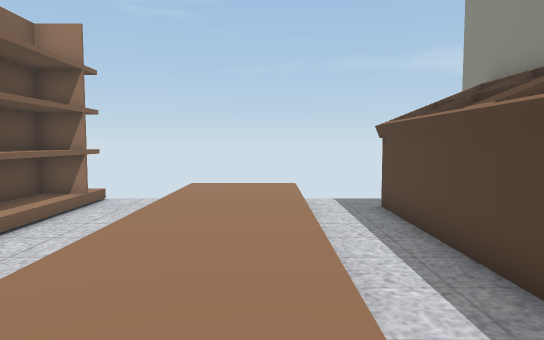
view 1 (above)

16 first-person views from a walk through a 3-D level made in the Unity game engine. The camera is 1.2 m above the floor, tilts 4° down and sees 70° across. The floor is counted in squares, 1 m on a side. Each view is taken from the middle of a square. On the plan, view 1 faces up. The plan holds only what a view shows up to about 15 squares ahead; the rest is blank.

view 2
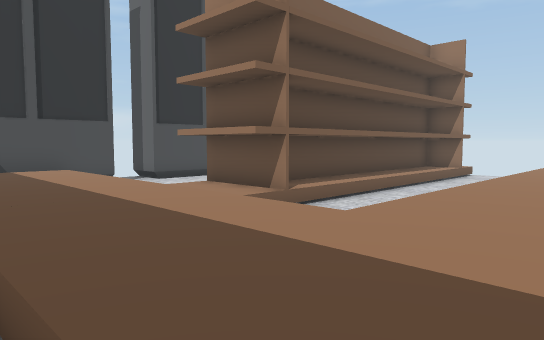

view 3
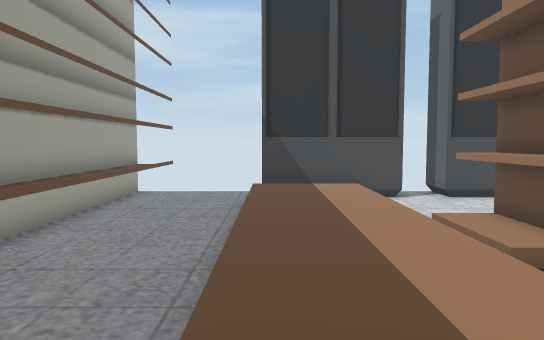

view 4
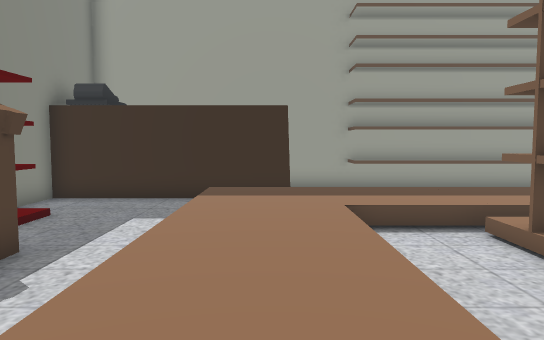

view 5
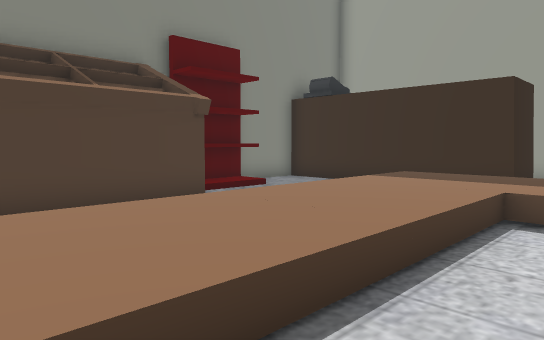

view 6
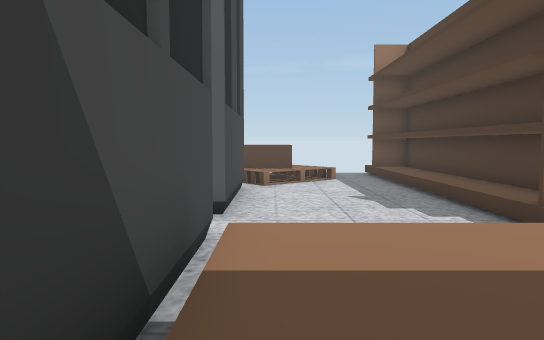

view 7
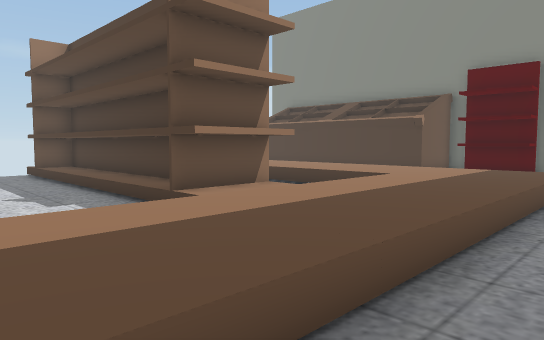

view 8
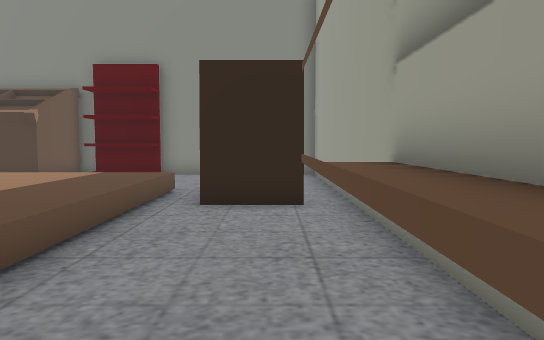

view 9
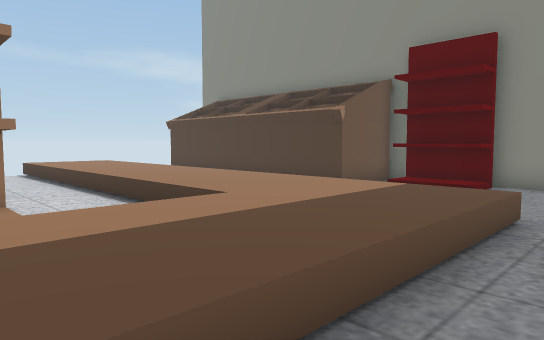

view 10
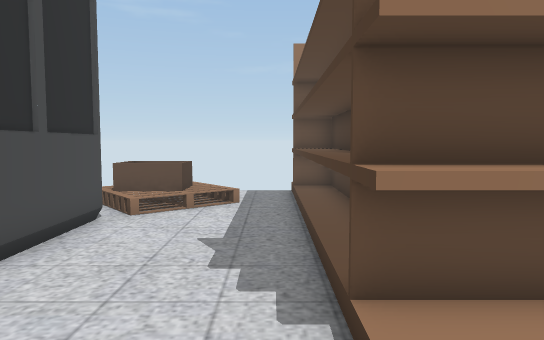

view 11
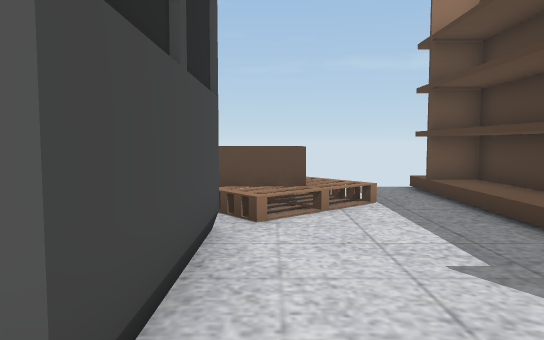

view 12
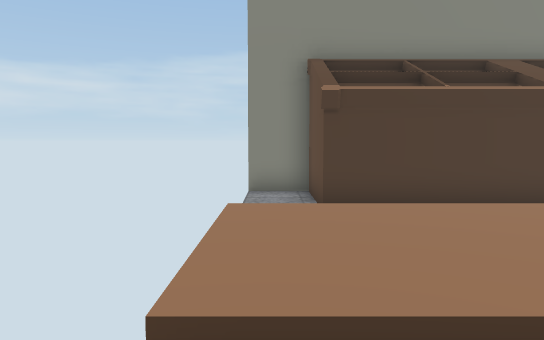

view 13
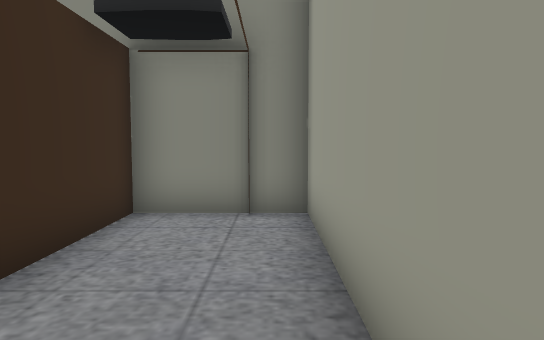

view 14
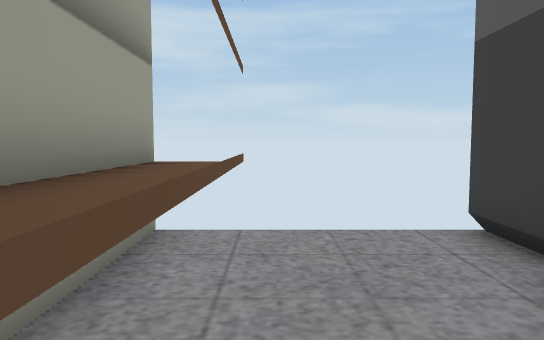

view 15
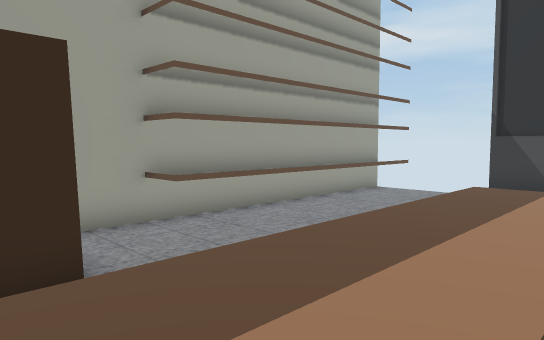

view 16
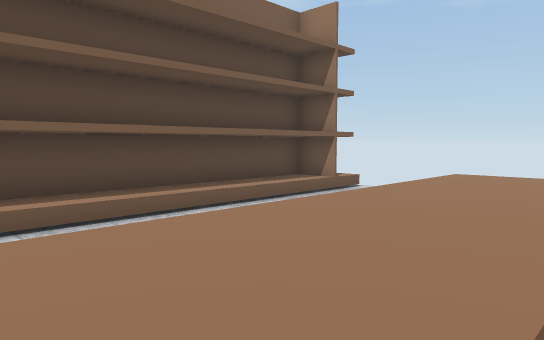

### Floor plan
Key: @ floor where view 1 was taken; # wall or solid block; . main floor; : floor 0.5 m higher than the main floor; / step, stairs or slope; = window, fence, low wall or low ledge; ^ raised ledge; O other object.
Columns run from 13 left of view 1 to 6 right of it. Each row starts with its distance up from view 1.
 12                    #
 11     ..###..:::.....#
 10   .O..###..:::..####
  9 O===..###..:::..#
  8  ==O..###..:::..#
  7  .O...###..:::..#
  6  #....###..:::..#
  5  #....###..:::..#
  4  #....###..:::..#
  3  #....###..:::..#
  2  #....###..:::..#
  1  #....###..:::..###
  0  #....///..::@....#
 -1  #::::::::::::....#
 -2  #::::::::::::....##
 -3 ##::::::::::::.....#
 -4 ...................#
 -5 ...........#########
 -6 ...........##......#
 -7 ^^^^^^^^^^.........#
 -8 ####################

Positions as (right, up) in squares from view 1, and headings:
1: (0, 0), facing up
2: (0, -4), facing up-left
3: (0, -3), facing left
4: (-1, 7), facing down
5: (-4, 6), facing down-right
6: (-11, -4), facing up
7: (-11, -5), facing up-right
8: (-9, -6), facing right
9: (-6, -5), facing up-right
10: (-8, -2), facing up
11: (-11, 1), facing up
12: (-4, 11), facing right
13: (-1, -7), facing right
14: (-8, -6), facing left
15: (0, 0), facing down-left
16: (1, 2), facing up-left
